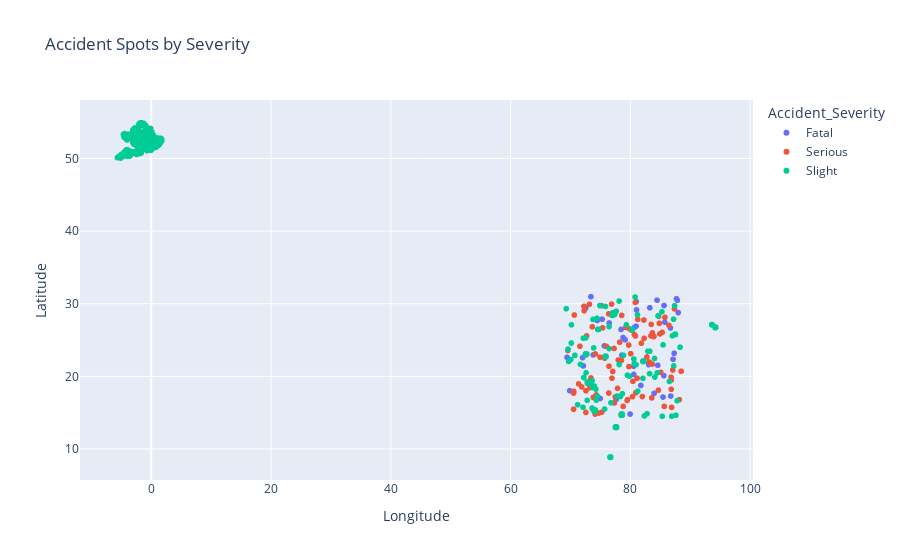

Notebook code for this chart:
### Code cell
import plotly.express as px

fig = px.scatter(df, x="Longitude", y="Latitude", color="Accident_Severity", title="Accident Spots by Severity")
fig.show()

### Figure 1 — Plotly figure (JSON) as saved in the notebook; plotly's stock layout.template omitted (floating-point values rounded to 4 significant figures; data arrays with more than 128 entries replaced by an {"elided": "..."} marker saying what was removed)
{"data": [{"hovertemplate": "Accident_Severity=Fatal<br>Longitude=%{x}<br>Latitude=%{y}<extra></extra>", "legendgroup": "Fatal", "marker": {"color": "#636efa", "symbol": "circle"}, "mode": "markers", "name": "Fatal", "showlegend": true, "type": "scattergl", "x": {"elided": "1999 float values"}, "xaxis": "x", "y": {"elided": "1999 float values"}, "yaxis": "y"}, {"hovertemplate": "Accident_Severity=Serious<br>Longitude=%{x}<br>Latitude=%{y}<extra></extra>", "legendgroup": "Serious", "marker": {"color": "#EF553B", "symbol": "circle"}, "mode": "markers", "name": "Serious", "showlegend": true, "type": "scattergl", "x": {"elided": "6227 float values"}, "xaxis": "x", "y": {"elided": "6227 float values"}, "yaxis": "y"}, {"hovertemplate": "Accident_Severity=Slight<br>Longitude=%{x}<br>Latitude=%{y}<extra></extra>", "legendgroup": "Slight", "marker": {"color": "#00cc96", "symbol": "circle"}, "mode": "markers", "name": "Slight", "showlegend": true, "type": "scattergl", "x": {"elided": "17775 float values"}, "xaxis": "x", "y": {"elided": "17775 float values"}, "yaxis": "y"}], "layout": {"legend": {"title": {"text": "Accident_Severity"}, "tracegroupgap": 0}, "title": {"text": "Accident Spots by Severity"}, "xaxis": {"anchor": "y", "domain": [0, 1], "title": {"text": "Longitude"}}, "yaxis": {"anchor": "x", "domain": [0, 1], "title": {"text": "Latitude"}}}}
